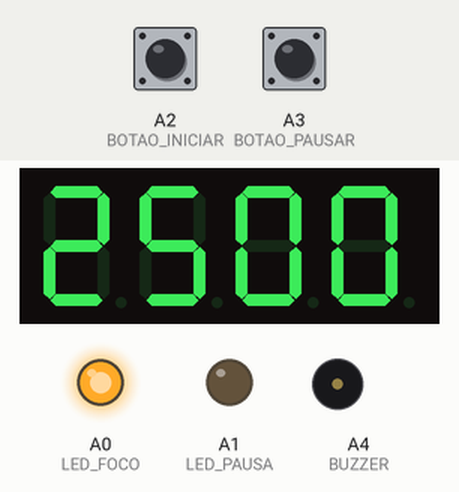
This sketch was run on a simulated Arduino Uno, built with avr-gcc and run on an emulated ATmega328P. Parts: 4-digit seven-segment display, output pins drawn as LEDs (lit = HIGH), buzzer (waves = sounding, pin HIGH). Wiring (inferred from the names in the program): 4-digit 7-segment display, segments lit when HIGH: segments pin 2, pin 3, pin 4, pin 5, pin 6, pin 7, pin 8, pin 9; digit selects pin 10, pin 11, pin 12, pin 13. The test bench sets the inputs (shaded band); at power-on: A2 (BOTAO_INICIAR) HIGH, A3 (BOTAO_PAUSAR) HIGH. The segment pins are drawn as the display they are named for; pins used as bus, display or sensor lines are not drawn.

Above: at 1.2 s.
1.3 s: A2 (BOTAO_INICIAR) pulled LOW for 0.15 s
At 2.9 s:
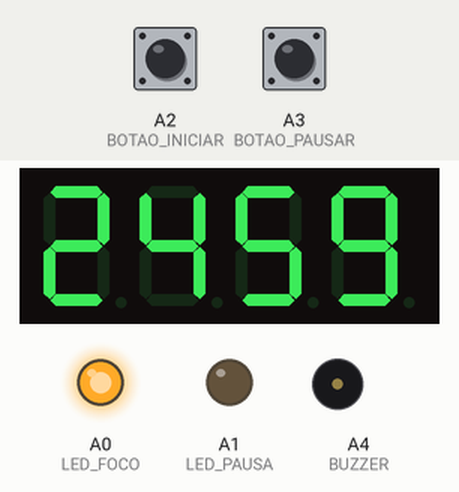
3.1 s: A3 (BOTAO_PAUSAR) pulled LOW for 0.15 s
4.9 s: A2 (BOTAO_INICIAR) pulled LOW for 1 s
At 5.6 s:
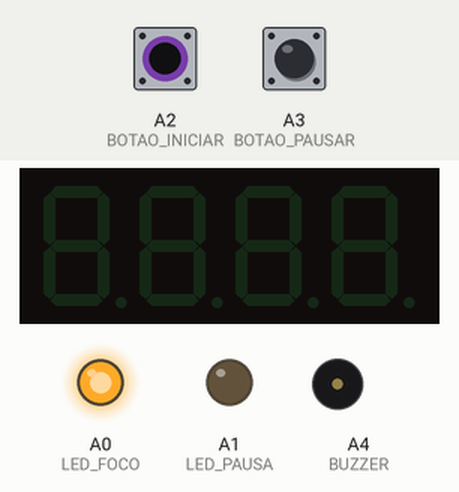
7.4 s: A3 (BOTAO_PAUSAR) pulled LOW for 1 s
Timing chart, 0 to 10.4 s (numbered marks = the images above; inputs shaded):
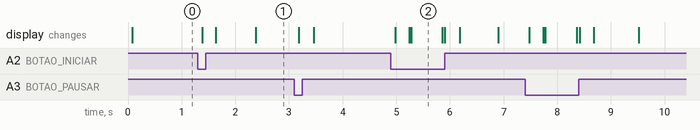

Measured:
- after the input at 1.3 s, the display: first changes after 0.08 s (image 1 shows a later state)
- after the input at 4.9 s, the display: changes after 0.08 s (image 2)
- what the display in image 2 shows lasts 0.6 s, from 5.3 s to 5.9 s

The sketch:

pomodoro_timer.ino
```cpp
// ------------------------------
// Projeto pomodoro físico com Arduino UNO
// Desenvolvido por: Ijair Delani
// Componentes utilizados:
// - Display 7 segmentos 4 dígitos (cátodo comum)
// - LED verde e vermelho
// - Dois botões
// - Um buzzer
// ------------------------------

#define LED_FOCO A0
#define LED_PAUSA A1
#define BUZZER A4

#define BOTAO_INICIAR A2
#define BOTAO_PAUSAR A3


int segmentos[8] = {2, 3, 4, 5, 6, 7, 8, 9};

int digitos[4] = {10, 11, 12, 13};

// Dígitos de 0 a 9
byte numeros[10][8] = {
  {1,1,1,1,1,1,0,0},
  {0,1,1,0,0,0,0,0},
  {1,1,0,1,1,0,1,0},
  {1,1,1,1,0,0,1,0},
  {0,1,1,0,0,1,1,0},
  {1,0,1,1,0,1,1,0},
  {1,0,1,1,1,1,1,0},
  {1,1,1,0,0,0,0,0},
  {1,1,1,1,1,1,1,0},
  {1,1,1,1,0,1,1,0}
};

bool rodando = false;
bool pausado = false;
bool modoFoco = true;

unsigned long tempoInicio;
unsigned long tempoPausa = 0;
int duracao = 25 * 60; // 25 minutos

// Função para mostrar número no display
void mostrarNumero(int num) {
  int dig[4];
  dig[0] = (num / 1000) % 10;
  dig[1] = (num / 100) % 10;
  dig[2] = (num / 10) % 10;
  dig[3] = num % 10;

  for (int i = 0; i < 4; i++) {
    digitalWrite(digitos[i], LOW); // Ativa o dígito
    for (int s = 0; s < 8; s++)
      digitalWrite(segmentos[s], numeros[dig[i]][s]);
    delay(3);
    digitalWrite(digitos[i], HIGH); // Desativa o dígito
  }
}

void setup() {
  for (int i = 0; i < 8; i++) pinMode(segmentos[i], OUTPUT);
  for (int i = 0; i < 4; i++) pinMode(digitos[i], OUTPUT);

  pinMode(LED_FOCO, OUTPUT);
  pinMode(LED_PAUSA, OUTPUT);
  pinMode(BUZZER, OUTPUT);

  pinMode(BOTAO_INICIAR, INPUT_PULLUP);
  pinMode(BOTAO_PAUSAR, INPUT_PULLUP);

  digitalWrite(LED_FOCO, HIGH);
  digitalWrite(LED_PAUSA, LOW);

  mostrarNumero(0);
}

void loop() {
  if (!digitalRead(BOTAO_INICIAR)) {
    rodando = true;
    pausado = false;
    tempoInicio = millis() - tempoPausa;
    tempoPausa = 0;
    delay(300);
  }

  if (!digitalRead(BOTAO_PAUSAR) && rodando) {
    pausado = !pausado;
    if (pausado)
      tempoPausa = millis() - tempoInicio;
    else
      tempoInicio = millis() - tempoPausa;
    delay(300);
  }

  if (rodando && !pausado) {
    unsigned long tempoDecorrido = (millis() - tempoInicio) / 1000;
    int tempoRestante = duracao - tempoDecorrido;

    if (tempoRestante <= 0) {
      rodando = false;
      tone(BUZZER, 2000, 1000); // Som de 1 segundo
      modoFoco = !modoFoco;

      if (modoFoco) {
        duracao = 25 * 60;
        digitalWrite(LED_FOCO, HIGH);
        digitalWrite(LED_PAUSA, LOW);
      } else {
        duracao = 5 * 60;
        digitalWrite(LED_FOCO, LOW);
        digitalWrite(LED_PAUSA, HIGH);
      }

      delay(1000);
    } else {
      int minutos = tempoRestante / 60;
      int segundos = tempoRestante % 60;
      int valor = minutos * 100 + segundos;
      mostrarNumero(valor);
    }
  } else if (!rodando) {
    if (modoFoco)
      mostrarNumero(2500);
    else
      mostrarNumero(500);
  } else {
    // Mostra tempo congelado
    unsigned long tempoDecorrido = tempoPausa / 1000;
    int tempoRestante = duracao - tempoDecorrido;
    int minutos = tempoRestante / 60;
    int segundos = tempoRestante % 60;
    int valor = minutos * 100 + segundos;
    mostrarNumero(valor);
  }
}
```
